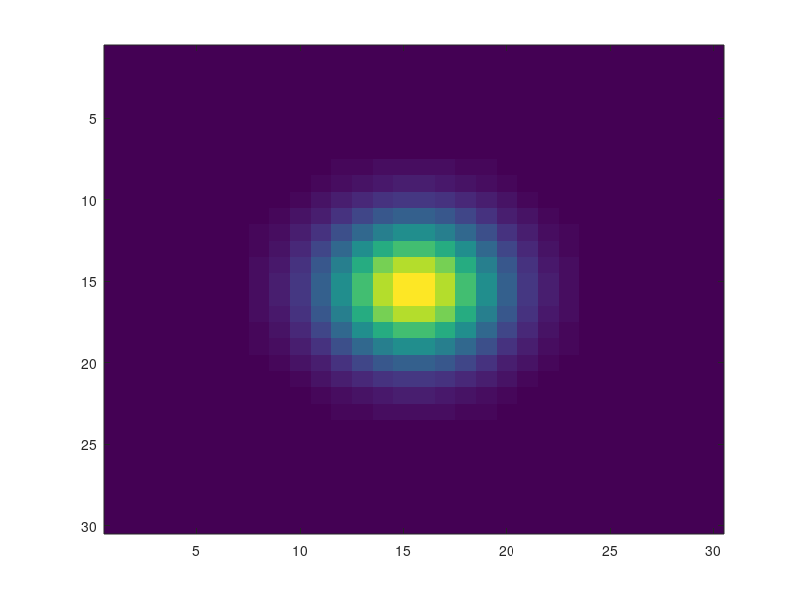

The MATLAB script that drew this image:
clear all, clc

% 1) set simulation metadata
Sim.T       = 500;                              % # of time steps
Sim.dt      = 0.005;                            % time step size

% 2) initialize spatial filter
mu = [0 0];
Sigma = diag([1,1])*1;
x1 = linspace(-5,5,30); x2 = x1;
[X1,X2] = meshgrid(x1,x2);
P.a = mvnpdf([X1(:) X2(:)],mu,Sigma);
imagesc(reshape(P.a,length(x2),length(x1)));
%%
% 3) initialize other params
P.b     = 0*P.a;
P.sig   = .05;                                  % stan dev of noise
C_0     = 0;
tau     = 0.05;                                 % decay time constant
P.gam   = 1-Sim.dt/tau;
P.lam   = 10;                                   % rate-ish, ie, lam*dt=# spikes per second

%%
% 3) simulate data
n = poissrnd(P.lam*Sim.dt*ones(Sim.T-1,1));     % simulate spike train
% n(n>1)=1;
n = [C_0; n];                                   % set initial calcium
C = filter(1,[1 -P.gam],n);                     % calcium concentration
Z = 0*C;
F = C*P.a'+Z*P.b'+P.sig*randn(Sim.T,length(P.a));             % fluorescence

for j=1:Sim.T
    imwrite(F(j,:),['Sim1Cell.tif'],'tif','Compression','none','WriteMode','append')
end
